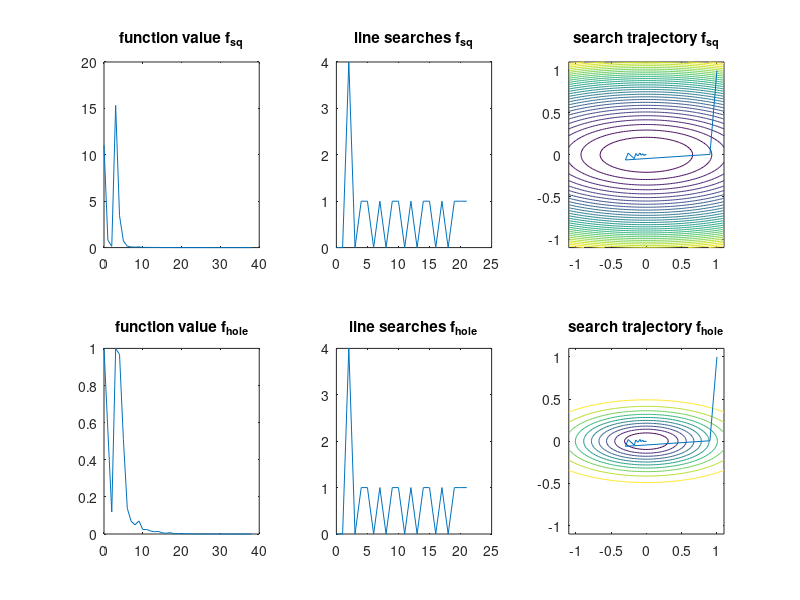

Write MATLAB code to recreate this figure.
clear all;
clc;

function [result,evals,searches,trajec] = gradientdescent(f,df,x,tol)
  a = 1;
  incr_a = 1.2;
  decr_a = 0.5;
  ls = 0.01;
% -------------
  evals = [f(x)];
  searches = [];
  trajec = [x];
% -------------
  do
    gr = df(x);
    delta = -gr/norm(gr);
    searches = [searches,0];% meta info
    while (f(x+a*delta) > f(x)+ls*transpose(gr)*(a*delta))
      evals = [evals,f(x+a*delta)];% meta info
      searches(columns(searches))++;% meta info
      a = decr_a*a;
    endwhile
    evals = [evals,f(x+a*delta)];% meta info
    
    x = x+a*delta;
    trajec = [trajec,x];% meta info
    a = incr_a*a;
  until (norm(a*delta) < tol)
  result = x;
endfunction

function result = func2D(x1,x2,f)
  z = ones(rows(x1),columns(x1));
  for i = 1:rows(x1)
    for j = 1:columns(x1)
      z(i,j) = f([x1(i,j);x2(i,j)]);
    endfor
  endfor
  result = z;
endfunction


f = @(x) transpose(x)*x;
df = @(x) 2*x;

gradientdescent(f,df,10,0.001);

cond = @(c,i,dim) c^((i-1)/(dim-1));
C = diag([cond(10,1,2),cond(10,2,2)]);
f_sq = @(x) transpose(x)*C*x;
df_sq = @(x) 2*C*x;
f_hole = @(x) 1 - exp(-f_sq(x));
df_hole = @(x) -exp(-f_sq(x))*-df_sq(x);

[r_sq,evals_sq,searches_sq,trajec_sq] = gradientdescent(f_sq,df_sq,[1;1],0.001);
[r_hole,evals_hole,searches_hole,trajec_hole] = gradientdescent(f_hole,df_hole,[1;1],0.001);


ax = subplot(2,3,1);
plot(ax, 0:columns(evals_sq)-1,evals_sq);
title(ax,'function value f_s_q');

ax = subplot(2,3,2);
plot(ax, 0:columns(searches_sq)-1,searches_sq);
title(ax,'line searches f_s_q');

ax = subplot(2,3,4);
plot(ax, 0:columns(evals_hole)-1,evals_hole);
title(ax,'function value f_h_o_l_e');

ax = subplot(2,3,5);
plot(ax, 0:columns(searches_hole)-1,searches_hole);
title(ax,'line searches f_h_o_l_e');

ax = subplot(2,3,3);
domain = linspace(-1.1,1.1,100);
[x,y] = meshgrid(domain,domain);
z = func2D(x,y,f_sq);
contour(ax, x,y,z, 30);
line(ax, trajec_sq(1:1,:),trajec_sq(2:2,:));
title(ax,'search trajectory f_s_q');

ax = subplot(2,3,6);
domain = linspace(-1.1,1.1,100);
[x,y] = meshgrid(domain,domain);
z = func2D(x,y,f_hole);
contour(ax, x,y,z);
line(ax, trajec_hole(1:1,:),trajec_hole(2:2,:));
title(ax,'search trajectory f_h_o_l_e');
